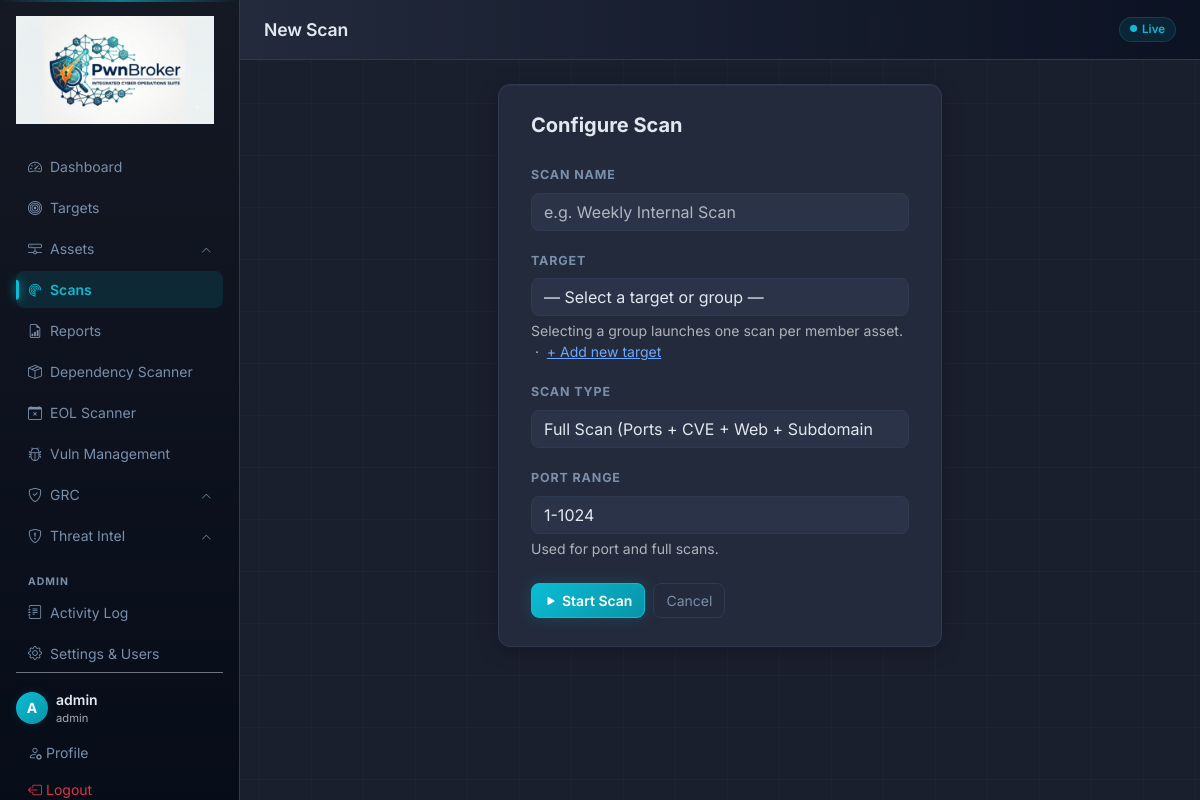
The page /scans/new (signed in) on the database its author committed.
### app/models.py (models this page shows, shortened)
class User(UserMixin, db.Model):
    __tablename__ = "users"
    id = db.Column(db.Integer, primary_key=True)
    username = db.Column(db.String(80), unique=True, nullable=False)
    email = db.Column(db.String(120), unique=True, nullable=False)
    password_hash = db.Column(db.String(256), nullable=False)
    role = db.Column(db.String(20), default="user")  # admin | user
    active = db.Column(db.Boolean, default=True)
    created_at = db.Column(db.DateTime, default=lambda: datetime.now(timezone.utc))
    @property
    def is_admin(self):
        return self.role == "admin"

### app/routes/scans.py (the view, shortened to what this page needs)
@scans_bp.route("/new", methods=["GET", "POST"])
@login_required
@admin_required
def new():
    targets = Target.query.order_by(Target.name).all()
    groups  = AssetGroup.query.order_by(AssetGroup.name).all()
    for g in groups:
        g._member_count = len(_group_assets(g))
    return render_template("scans/new.html", targets=targets, groups=groups, scan_types=SCAN_TYPES)

### app/templates/scans/new.html (shortened to what this page needs)
{% extends "base.html" %}
{% block page_title %}New Scan{% endblock %}
{% block content %}
<div class="row justify-content-center">
  <div class="col-lg-6">
    <div class="form-card">
      <h5 class="fw-bold mb-4">Configure Scan</h5>
      <form method="POST">
        <div class="mb-3">
          <label class="form-label">Scan Name</label>
          <input type="text" name="name" class="form-control" placeholder="e.g. Weekly Internal Scan" required>
        </div>
        <div class="mb-3">
          <label class="form-label">Target</label>
          <select name="target_id" class="form-select" required>
            <option value="">— Select a target or group —</option>
          </select>
          <div class="mt-1 small text-muted">
            Selecting a group launches one scan per member asset. &nbsp;·&nbsp;
            <a href="{{ url_for('targets.new') }}">+ Add new target</a>
          </div>
        </div>
        <div class="mb-3">
          <label class="form-label">Scan Type</label>
          <select name="scan_type" class="form-select" id="scan_type_select">
            {% for val, label in scan_types %}
            <option value="{{ val }}">{{ label }}</option>
            {% endfor %}
          </select>
        </div>
        <div class="mb-4" id="port_range_field">
          <label class="form-label">Port Range</label>
          <input type="text" name="port_range" class="form-control" value="1-1024" placeholder="e.g. 1-65535 or 22,80,443">
          <div class="form-text text-muted">Used for port and full scans.</div>
        </div>
        <div class="d-flex gap-2">
          <button type="submit" class="btn btn-primary"><i class="bi bi-play-fill me-1"></i>Start Scan</button>
          <a href="{{ url_for('scans.index') }}" class="btn btn-outline-secondary">Cancel</a>
        </div>
      </form>
    </div>
  </div>
</div>
{% endblock %}

### app/templates/base.html (shortened to what this page needs)
<!DOCTYPE html>
<html lang="en" data-bs-theme="dark">
<head>
  <link href="https://cdn.jsdelivr.net/npm/bootstrap@5.3.3/dist/css/bootstrap.min.css" rel="stylesheet">
  <link href="https://cdn.jsdelivr.net/npm/bootstrap-icons@1.11.3/font/bootstrap-icons.min.css" rel="stylesheet">
  <link href="{{ url_for('static', filename='css/style.css') }}" rel="stylesheet">
</head>
<body>
{% if current_user.is_authenticated %}
<div class="d-flex" id="app-wrapper">
  <nav id="sidebar" class="d-flex flex-column p-3">
    <a href="{{ url_for('dashboard.index') }}" class="sidebar-brand d-block mb-4">
      <img src="{{ url_for('static', filename='img/logo.png') }}" alt="PwnBroker" class="sidebar-logo">
    </a>
    <ul class="nav flex-column gap-1">
      <li class="nav-item">
        <a href="{{ url_for('dashboard.index') }}" class="nav-link {% if request.endpoint == 'dashboard.index' %}active{% endif %}">
          <i class="bi bi-speedometer2 me-2"></i>Dashboard
        </a>
      </li>
      <li class="nav-item">
        <a href="{{ url_for('targets.index') }}" class="nav-link {% if 'targets' in request.endpoint %}active{% endif %}">
          <i class="bi bi-bullseye me-2"></i>Targets
        </a>
      </li>
      <li class="nav-item">
        <a href="#assets-group"
           class="nav-link nav-group-toggle d-flex align-items-center justify-content-between {% if 'assets' in (request.endpoint or '') %}active{% endif %}"
           data-bs-toggle="collapse"
           aria-expanded="{{ 'true' if 'assets' in (request.endpoint or '') else 'false' }}"
           aria-controls="assets-group">
          <span><i class="bi bi-hdd-network me-2"></i>Assets</span>
          <i class="bi bi-chevron-down nav-chevron"></i>
        </a>
      </li>
      <li class="nav-item">
        <a href="{{ url_for('scans.index') }}" class="nav-link {% if 'scans' in request.endpoint %}active{% endif %}">
          <i class="bi bi-radar me-2"></i>Scans
        </a>
      </li>
      <li class="nav-item">
        <a href="{{ url_for('reports.index') }}" class="nav-link {% if 'reports' in request.endpoint %}active{% endif %}">
          <i class="bi bi-file-earmark-bar-graph me-2"></i>Reports
        </a>
      </li>
      <li class="nav-item">
        <a href="{{ url_for('dependency.index') }}" class="nav-link {% if 'dependency' in request.endpoint %}active{% endif %}">
          <i class="bi bi-box-seam me-2"></i>Dependency Scanner
        </a>
      </li>
      <li class="nav-item">
        <a href="{{ url_for('eol.index') }}" class="nav-link {% if 'eol' in (request.endpoint or '') %}active{% endif %}">
          <i class="bi bi-calendar-x me-2"></i>EOL Scanner
        </a>
      </li>
      <li class="nav-item">
        <a href="{{ url_for('vulns.index') }}" class="nav-link {% if 'vulns' in (request.endpoint or '') %}active{% endif %}">
          <i class="bi bi-bug me-2"></i>Vuln Management
        </a>
      </li>
      <li class="nav-item">
        <a href="#grc-group"
           class="nav-link nav-group-toggle d-flex align-items-center justify-content-between {% if 'grc' in (request.endpoint or '') %}active{% endif %}"
           data-bs-toggle="collapse"
           aria-expanded="{{ 'true' if 'grc' in (request.endpoint or '') else 'false' }}"
           aria-controls="grc-group">
          <span><i class="bi bi-shield-check me-2"></i>GRC</span>
          <i class="bi bi-chevron-down nav-chevron"></i>
        </a>
      </li>
      <li class="nav-item">
        <a href="#threat-group"
           class="nav-link nav-group-toggle d-flex align-items-center justify-content-between {% if 'threat' in (request.endpoint or '') %}active{% endif %}"
           data-bs-toggle="collapse"
           aria-expanded="{{ 'true' if 'threat' in (request.endpoint or '') else 'false' }}"
           aria-controls="threat-group">
          <span><i class="bi bi-shield-exclamation me-2"></i>Threat Intel</span>
          <i class="bi bi-chevron-down nav-chevron"></i>
        </a>
      </li>
      {% if current_user.is_admin %}
      <li class="mt-3 sidebar-section-label">ADMIN</li>
      <li class="nav-item">
        <a href="{{ url_for('activity.index') }}" class="nav-link {% if 'activity' in (request.endpoint or '') %}active{% endif %}">
          <i class="bi bi-journal-text me-2"></i>Activity Log
        </a>
      </li>
      <li class="nav-item">
        <a href="{{ url_for('settings.index') }}" class="nav-link {% if 'settings' in (request.endpoint or '') %}active{% endif %}">
          <i class="bi bi-gear me-2"></i>Settings &amp; Users
        </a>
      </li>
      {% endif %}
    </ul>
    <div class="mt-auto pt-3 border-top border-secondary">
      <div class="d-flex align-items-center gap-2 mb-2">
        <div class="user-avatar">{{ current_user.username[0].upper() }}</div>
        <div>
          <div class="fw-semibold small">{{ current_user.username }}</div>
          <div class="text-muted" style="font-size:0.7rem">{{ current_user.role }}</div>
        </div>
      </div>
      <a href="{{ url_for('users.profile') }}" class="nav-link small"><i class="bi bi-person-gear me-1"></i>Profile</a>
      <a href="{{ url_for('auth.logout') }}" class="nav-link small text-danger"><i class="bi bi-box-arrow-left me-1"></i>Logout</a>
    </div>
  </nav>
  <div id="main-content" class="flex-grow-1">
    <header class="top-bar d-flex align-items-center justify-content-between px-4">
      <h1 class="page-title mb-0">{% block page_title %}{% endblock %}</h1>
      <div class="d-flex align-items-center gap-3">
        <span class="live-badge">
          <i class="bi bi-circle-fill pulse" style="font-size:0.45rem"></i>Live
        </span>
      </div>
    </header>
    <div class="content-area px-4 py-4">
      {% block content %}{% endblock %}
    </div>
  </div>
</div>
{% else %}
{% block auth_content %}{% endblock %}
{% endif %}
</body>
</html>

### app/static/css/style.css (style rules this page uses)
:root { --bg-base: #1a1f2e; --bg-card: #232a3b; --bg-sidebar: #141924; --bg-input: #2a3347; --border-color: #2e3a52; --border-glow: rgba(11,188,212,0.25); --text-primary: #e2e8f0; --text-muted: #7a8faa; --accent: #0bbcd4; --accent-dim: #0994a8; --accent-glow: rgba(11,188,212,0.12); --accent-orange: #e87722; --critical: #dc2626; --high: #ea580c; --medium: #d97706; --low: #2563eb; --info: #475569; --success: #16a34a; --card-shadow: 0 4px 20px rgba(0,0,0,0.25), inset 0 1px 0 rgba(255,255,255,0.04); }
* { box-sizing: border-box; }
body { background-color: var(--bg-base); background-image: linear-gradient(rgba(11,188,212,0.04) 1px, transparent 1px), linear-gradient(90deg, rgba(11,188,212,0.04) 1px, transparent 1px); background-size: 52px 52px; background-position: -1px -1px; color: var(--text-primary); font-family: 'Inter', system-ui, -apple-system, sans-serif; min-height: 100vh; overflow-x: hidden; }
#sidebar { width: 240px; min-height: 100vh; background: linear-gradient(180deg, var(--bg-sidebar) 0%, #060c18 100%); border-right: 1px solid var(--border-color); flex-shrink: 0; position: sticky; top: 0; height: 100vh; overflow-y: auto; }
#sidebar::before { content: ''; position: absolute; top: 0; left: 0; right: 0; height: 2px; background: linear-gradient(90deg, transparent, var(--accent), transparent); opacity: 0.6; }
.sidebar-brand { color: var(--text-primary) !important; text-decoration: none; }
.sidebar-logo { height: 108px; width: auto; display: block; }
#sidebar .nav-link { color: var(--text-muted); border-radius: 8px; padding: 8px 12px; font-size: 0.875rem; transition: all 0.15s; position: relative; }
#sidebar .nav-link.active { color: var(--accent); background: var(--accent-glow); font-weight: 600; }
#sidebar .nav-link.active::before { content: ''; position: absolute; left: 0; top: 50%; transform: translateY(-50%); width: 3px; height: 55%; background: var(--accent); border-radius: 0 3px 3px 0; box-shadow: 0 0 10px var(--accent); }
#sidebar .nav-group-toggle { cursor: pointer; }
.nav-chevron { font-size: 0.65rem; transition: transform 0.2s ease; flex-shrink: 0; }
#sidebar .nav-group-toggle:not(.collapsed) .nav-chevron { transform: rotate(180deg); }
.sidebar-section-label { font-size: 0.65rem; font-weight: 700; letter-spacing: 0.1em; color: var(--text-muted); padding: 0 12px; text-transform: uppercase; }
.user-avatar { width: 32px; height: 32px; border-radius: 50%; background: linear-gradient(135deg, var(--accent), var(--accent-dim)); box-shadow: 0 0 12px var(--accent-glow); color: #fff; display: flex; align-items: center; justify-content: center; font-weight: 700; font-size: 0.875rem; flex-shrink: 0; }
#main-content { min-height: 100vh; overflow-x: hidden; }
.top-bar { height: 60px; background: linear-gradient(90deg, var(--bg-card) 0%, rgba(11,18,34,0.95) 100%); border-bottom: 1px solid var(--border-color); position: sticky; top: 0; z-index: 100; backdrop-filter: blur(8px); }
.page-title { font-size: 1.1rem; font-weight: 600; color: var(--text-primary); letter-spacing: -0.01em; }
.content-area { max-width: 1440px; }
.form-card { background: var(--bg-card); border: 1px solid var(--border-color); border-radius: 12px; padding: 28px 32px; box-shadow: var(--card-shadow); }
.form-control, .form-select { background: var(--bg-input) !important; border: 1px solid var(--border-color) !important; color: var(--text-primary) !important; border-radius: 8px; }
.form-label { font-size: 0.78rem; font-weight: 700; color: var(--text-muted); text-transform: uppercase; letter-spacing: 0.07em; }
.btn-primary { background: linear-gradient(135deg, var(--accent), var(--accent-dim)); border-color: var(--accent); border-radius: 8px; font-weight: 600; font-size: 0.875rem; color: #fff; box-shadow: 0 0 16px rgba(11,188,212,0.2); transition: all 0.15s; }
.btn-outline-secondary { border-color: var(--border-color); color: var(--text-muted); border-radius: 8px; font-size: 0.875rem; }
.pulse { animation: pulse-dot 1.4s ease-in-out infinite; }
.live-badge { display: flex; align-items: center; gap: 5px; font-size: 0.72rem; font-weight: 600; color: var(--accent); background: rgba(11,188,212,0.1); border: 1px solid rgba(11,188,212,0.2); border-radius: 20px; padding: 3px 10px; }

### rows shown on the page
User: username "A", username "admin", role "admin"

### other values the page prints
form field scan_type "Full Scan (Ports + CVE + Web + Subdomains)"
